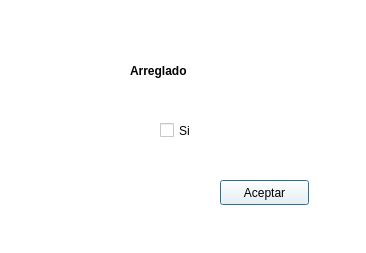
<?xml version="1.0" encoding="UTF-8"?>
<ui version="4.0">
 <class>Dialog</class>
 <widget class="QDialog" name="Dialog">
  <property name="geometry">
   <rect>
    <x>0</x>
    <y>0</y>
    <width>366</width>
    <height>253</height>
   </rect>
  </property>
  <property name="windowTitle">
   <string>Dialog</string>
  </property>
  <property name="styleSheet">
   <string notr="true">background-color: rgb(255, 255, 255);</string>
  </property>
  <widget class="QCheckBox" name="checkBox">
   <property name="geometry">
    <rect>
     <x>160</x>
     <y>120</y>
     <width>41</width>
     <height>21</height>
    </rect>
   </property>
   <property name="sizePolicy">
    <sizepolicy hsizetype="Maximum" vsizetype="Maximum">
     <horstretch>0</horstretch>
     <verstretch>0</verstretch>
    </sizepolicy>
   </property>
   <property name="text">
    <string>Si</string>
   </property>
  </widget>
  <widget class="QLabel" name="label_6">
   <property name="geometry">
    <rect>
     <x>130</x>
     <y>60</y>
     <width>91</width>
     <height>21</height>
    </rect>
   </property>
   <property name="styleSheet">
    <string notr="true">font: 57 14pt &quot;Ubuntu&quot;;
font-weight: bold;</string>
   </property>
   <property name="text">
    <string>Arreglado</string>
   </property>
  </widget>
  <widget class="QPushButton" name="aceptar">
   <property name="geometry">
    <rect>
     <x>220</x>
     <y>180</y>
     <width>89</width>
     <height>25</height>
    </rect>
   </property>
   <property name="text">
    <string>Aceptar</string>
   </property>
  </widget>
 </widget>
 <resources/>
 <connections/>
</ui>
